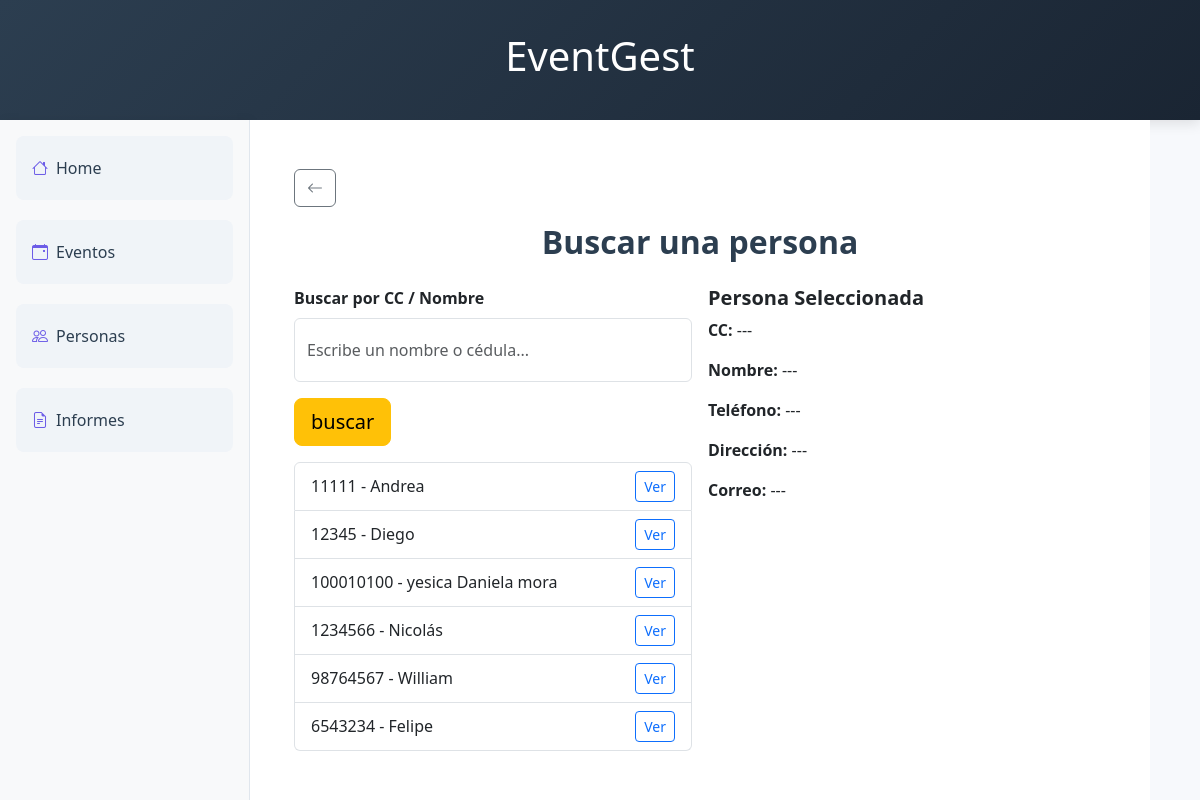
Before: /search_person/ with the older database file.
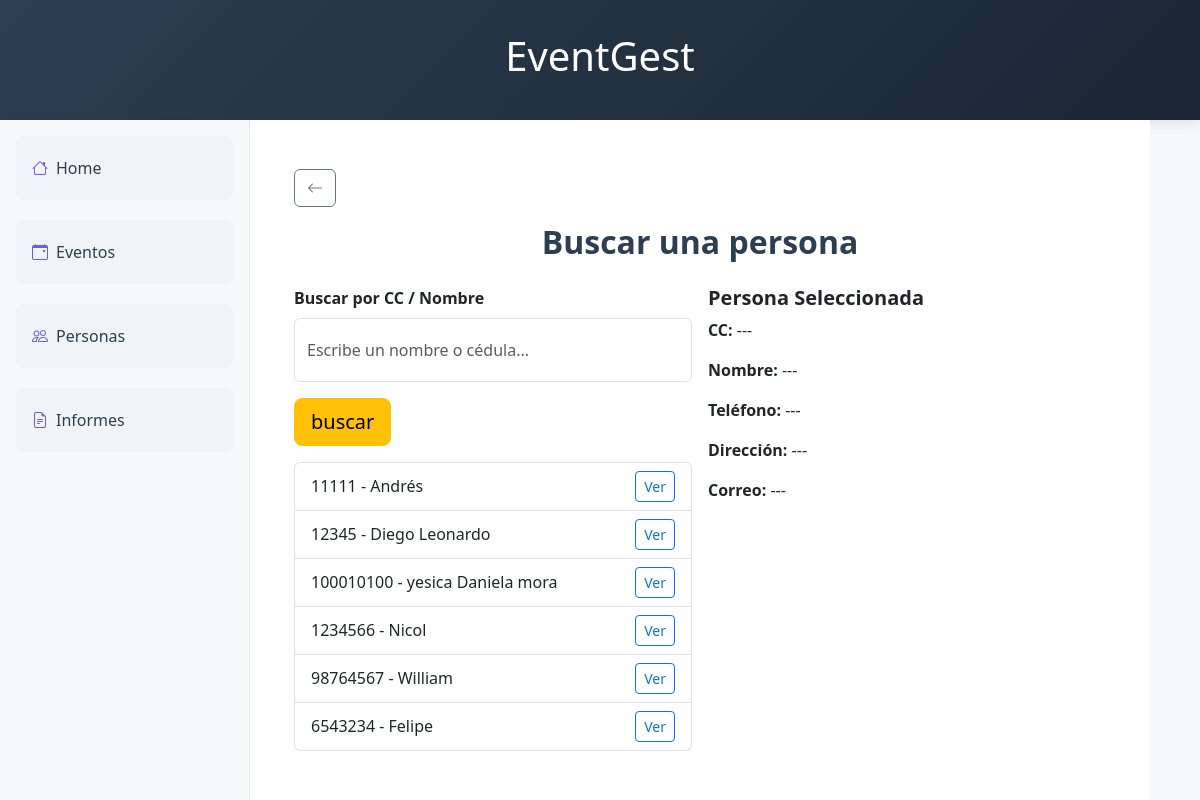
After: the same page with the newer database file.
### myapp/models.py (models this page shows, shortened)
class Person(models.Model):
    name = models.CharField(max_length=200, blank=False)
    dni = models.CharField(max_length=20, primary_key=True, blank=False)
    phoneNumber = models.CharField(max_length=15, blank=False)
    address = models.CharField(max_length=100, blank=False)
    email = models.EmailField(blank=False)
    isVisible = models.BooleanField(default=True)

### myapp/views.py (the view)
# urls.py: path("search_person/", views.search_person, name="search_person"),
def search_person(request):
    if request.method == "GET":
        people = services.getAllPeople()
        return render(request, "search_person.html", {"people": people})
    else:
        people = services.searchPerson(request.POST["dni"])
        return render(request, "search_person.html", {"people": people})

### myapp/services.py (called while the page is built)
def getAllPeople():
    return Person.objects.filter(isVisible=True)

### myapp/templates/search_person.html (shortened to what this page needs)
{% extends 'barra_lateral.html' %}
{% block content %}
<div class="content-panel col-md-8 col-lg-9 d-flex align-items-center justify-content-center">
  <div class="container" style="max-width: 1200px;">
    <div class="mb-3">
      <button type="button" class="btn btn-outline-secondary" onclick="window.history.back()">
        <i class="bi bi-arrow-left"></i>
      </button>
    </div>
    <h2 class="text-center mb-4">Buscar una persona</h2>
    <div class="row g-3">
      <div class="col-md-6">
        <form action="{% url 'search_person' %}" method="POST">
          <label for="searchInput" class="form-label fw-bold">Buscar por CC / Nombre</label>
          <input id="searchInput" name="dni" type="text" class="form-control mb-3"
            placeholder="Escribe un nombre o cédula..." style="height: 4em;">
          <button class="btn btn-warning btn-lg rounded-3 mb-3">
            buscar
          </button>
        </form>
        <ul id="resultsList" class="list-group">
          {% for person in people %}
          <li class="list-group-item d-flex justify-content-between align-items-center">
            <span>{{ person.dni }} - {{ person.name }}</span>
            <button class="btn btn-sm btn-outline-primary" onclick="viewPerson('{{ person.dni }}')">Ver</button>
          </li>
          {% endfor %}
        </ul>
      </div>
      <div class="col-md-6">
        <h5 class="fw-bold">Persona Seleccionada</h5>
        <div id="selectedPerson">
          <p><strong>CC:</strong> <span id="detail-cc">---</span></p>
          <p><strong>Nombre:</strong> <span id="detail-nombre">---</span></p>
          <p><strong>Teléfono:</strong> <span id="detail-telefono">---</span></p>
          <p><strong>Dirección:</strong> <span id="detail-direccion">---</span></p>
          <p><strong>Correo:</strong> <span id="detail-correo">---</span></p>
        </div>
      </div>
    </div>
  </div>
</div>
</div>
</div>
{% endblock %}

### myapp/templates/barra_lateral.html (shortened to what this page needs)
{% load static %}
<!DOCTYPE html>
<html lang="es">
<head>
    <link href="https://cdn.jsdelivr.net/npm/bootstrap@5.3.3/dist/css/bootstrap.min.css" rel="stylesheet">
    <link href="https://cdn.jsdelivr.net/npm/bootstrap-icons@1.10.5/font/bootstrap-icons.css" rel="stylesheet">
    <link rel="stylesheet" href="{% static 'style.css' %}">
</head>
<body>
    <div class="layout-container">
        <header class="header">
            <div class="container text-center">
                <h1>EventGest</h1>
            </div>
        </header>
        <div class="main-panel d-flex">
            <div class="side-panel bg-light p-3" style="width: 250px;">
                <div class="d-grid gap-2">
                    <button type="button" class="btn btn-menu btn-light text-start">
                        <i class="bi bi-house me-2"></i>Home
                    </button>
                    <button type="button" class="btn btn-menu btn-light text-start">
                        <i class="bi bi-calendar-event me-2"></i>Eventos
                    </button>
                    <a href="{% url 'index' %}">
                        <button type="button" class="btn btn-menu btn-light text-start">
                            <i class="bi bi-people me-2"></i>Personas
                        </button>
                    </a>
                    <button type="button" class="btn btn-menu btn-light text-start">
                        <i class="bi bi-file-earmark-text me-2"></i>Informes
                    </button>
                </div>
            </div>
            {% block content %}
            {% endblock %}
</body>
</html>

### myapp/static/style.css (style rules this page uses)
body, html { height: 100%; margin: 0; font-family: 'Segoe UI', Roboto, 'Helvetica Neue', sans-serif; }
.layout-container { min-height: 100vh; display: flex; flex-direction: column; background-color: #f7f9fc; }
.header { background: linear-gradient(135deg, #2c3e50 0%, #1a2533 100%); color: white; padding: 2rem 0; box-shadow: 0 4px 12px rgba(0, 0, 0, 0.1); }
.main-panel { flex: 1; display: flex; flex-direction: row; }
.side-panel { background-color: #ffffff; border-right: 1px solid #e0e6ed; padding: 1.5rem; box-shadow: 2px 0 10px rgba(0, 0, 0, 0.05); }
.content-panel { background-color: #ffffff; padding: 2rem; display: flex; align-items: center; }
.btn-menu { width: 100%; height: 4em; text-align: left; margin-bottom: 0.75rem; padding: 0.75rem 1rem; font-weight: 500; border: none; background-color: #f0f4f8; color: #2c3e50; border-radius: 8px; transition: all 0.3s ease; }
.btn-menu i { color: #6c5ce7; transition: all 0.3s ease; }
h2, h3 { color: #2c3e50; font-weight: 600; }

Changed rows visible on the page:
changed Person id 11111: name "Andrea" → "Andrés"
changed Person id 12345: name "Diego" → "Diego Leonardo"
changed Person id 1234566: name "Nicolás" → "Nicol"
